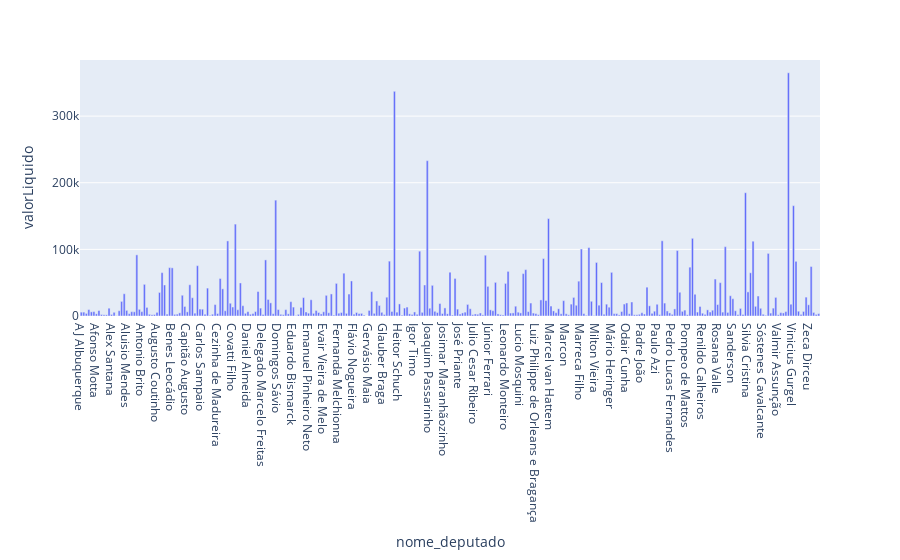

Here is the notebook cell this chart was saved with:
### Code cell
df_despesas_por_deputados = df.groupby(['nome_deputado']).sum('valorLiquido').reset_index()
display(df_despesas_por_deputados)
fig = px.bar(df_despesas_por_deputados, x = 'nome_deputado', y = 'valorLiquido')
fig.show()

### Figure 1 — Plotly figure (JSON) as saved in the notebook; plotly's stock layout.template omitted (floating-point values rounded to 4 significant figures; data arrays with more than 128 entries replaced by an {"elided": "..."} marker saying what was removed)
{"data": [{"alignmentgroup": "True", "hovertemplate": "nome_deputado=%{x}<br>valorLiquido=%{y}<extra></extra>", "legendgroup": "", "marker": {"color": "#636efa", "pattern": {"shape": ""}}, "name": "", "offsetgroup": "", "orientation": "v", "showlegend": false, "textposition": "auto", "type": "bar", "x": {"elided": "293 str values"}, "xaxis": "x", "y": {"elided": "293 float values"}, "yaxis": "y"}], "layout": {"barmode": "relative", "legend": {"tracegroupgap": 0}, "margin": {"t": 60}, "xaxis": {"anchor": "y", "domain": [0, 1], "title": {"text": "nome_deputado"}}, "yaxis": {"anchor": "x", "domain": [0, 1], "title": {"text": "valorLiquido"}}}}
